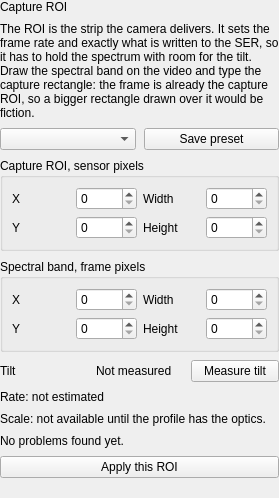
          <widget class="QWidget" name="roiPage">
           <layout class="QVBoxLayout" name="roiLayout">
            <property name="spacing">
             <number>8</number>
            </property>
            <property name="leftMargin">
             <number>0</number>
            </property>
            <property name="topMargin">
             <number>0</number>
            </property>
            <property name="rightMargin">
             <number>0</number>
            </property>
            <property name="bottomMargin">
             <number>0</number>
            </property>
            <item>
             <widget class="QLabel" name="roiTitle">
              <property name="role" stdset="0">
               <string>title</string>
              </property>
              <property name="text">
               <string>Capture ROI</string>
              </property>
             </widget>
            </item>
            <item>
             <widget class="QLabel" name="roiWhy">
              <property name="role" stdset="0">
               <string>hint</string>
              </property>
              <property name="wordWrap">
               <bool>true</bool>
              </property>
              <property name="text">
               <string>The ROI is the strip the camera delivers. It sets the frame rate and exactly what is written to the SER, so it has to hold the spectrum with room for the tilt. Draw the spectral band on the video and type the capture rectangle: the frame is already the capture ROI, so a bigger rectangle drawn over it would be fiction.</string>
              </property>
             </widget>
            </item>
            <item>
             <layout class="QHBoxLayout" name="roiPresetRow">
              <item>
               <widget class="QComboBox" name="roiPresetCombo">
                <property name="toolTip">
                 <string>A preset saved for this camera and optic. Applying it restores both rectangles at once.</string>
                </property>
               </widget>
              </item>
              <item>
               <widget class="QPushButton" name="roiSavePresetButton">
                <property name="text">
                 <string>Save preset</string>
                </property>
               </widget>
              </item>
             </layout>
            </item>
            <item>
             <widget class="QGroupBox" name="captureBox">
              <property name="title">
               <string>Capture ROI, sensor pixels</string>
              </property>
              <property name="toolTip">
               <string>The rectangle the camera reads out. Its width and height fix the frame rate and the SER size.</string>
              </property>
              <layout class="QGridLayout" name="captureLayout">
               <item row="0" column="0">
                <widget class="QLabel" name="capXCaption">
                 <property name="text">
                  <string>X</string>
                 </property>
                 <property name="toolTip">
                  <string>Left edge on the sensor, in binned pixels.</string>
                 </property>
                </widget>
               </item>
               <item row="0" column="1">
                <widget class="QSpinBox" name="capX">
                 <property name="maximum">
                  <number>20000</number>
                 </property>
                 <property name="toolTip">
                  <string>Left edge on the sensor, in binned pixels.</string>
                 </property>
                </widget>
               </item>
               <item row="0" column="2">
                <widget class="QLabel" name="capWCaption">
                 <property name="text">
                  <string>Width</string>
                 </property>
                </widget>
               </item>
               <item row="0" column="3">
                <widget class="QSpinBox" name="capW">
                 <property name="maximum">
                  <number>20000</number>
                 </property>
                 <property name="toolTip">
                  <string>Width of the delivered frame. Wider means a lower frame rate and a bigger SER.</string>
                 </property>
                </widget>
               </item>
               <item row="1" column="0">
                <widget class="QLabel" name="capYCaption">
                 <property name="text">
                  <string>Y</string>
                 </property>
                </widget>
               </item>
               <item row="1" column="1">
                <widget class="QSpinBox" name="capY">
                 <property name="maximum">
                  <number>20000</number>
                 </property>
                 <property name="toolTip">
                  <string>Top edge on the sensor, in binned pixels.</string>
                 </property>
                </widget>
               </item>
               <item row="1" column="2">
                <widget class="QLabel" name="capHCaption">
                 <property name="text">
                  <string>Height</string>
                 </property>
                </widget>
               </item>
               <item row="1" column="3">
                <widget class="QSpinBox" name="capH">
                 <property name="maximum">
                  <number>20000</number>
                 </property>
                 <property name="toolTip">
                  <string>Height of the delivered frame. It must hold the spectral band plus the tilt drift.</string>
                 </property>
                </widget>
               </item>
              </layout>
             </widget>
            </item>
            <item>
             <widget class="QGroupBox" name="bandBox">
              <property name="title">
               <string>Spectral band, frame pixels</string>
              </property>
              <property name="toolTip">
               <string>The useful strip of the dispersed spectrum inside the frame. If it does not fit, the order is clipped.</string>
              </property>
              <layout class="QGridLayout" name="bandLayout">
               <item row="0" column="0">
                <widget class="QLabel" name="bandXCaption">
                 <property name="text">
                  <string>X</string>
                 </property>
                </widget>
               </item>
               <item row="0" column="1">
                <widget class="QSpinBox" name="bandX">
                 <property name="maximum">
                  <number>20000</number>
                 </property>
                </widget>
               </item>
               <item row="0" column="2">
                <widget class="QLabel" name="bandWCaption">
                 <property name="text">
                  <string>Width</string>
                 </property>
                </widget>
               </item>
               <item row="0" column="3">
                <widget class="QSpinBox" name="bandW">
                 <property name="maximum">
                  <number>20000</number>
                 </property>
                </widget>
               </item>
               <item row="1" column="0">
                <widget class="QLabel" name="bandYCaption">
                 <property name="text">
                  <string>Y</string>
                 </property>
                </widget>
               </item>
               <item row="1" column="1">
                <widget class="QSpinBox" name="bandY">
                 <property name="maximum">
                  <number>20000</number>
                 </property>
                </widget>
               </item>
               <item row="1" column="2">
                <widget class="QLabel" name="bandHCaption">
                 <property name="text">
                  <string>Height</string>
                 </property>
                </widget>
               </item>
               <item row="1" column="3">
                <widget class="QSpinBox" name="bandH">
                 <property name="maximum">
                  <number>20000</number>
                 </property>
                </widget>
               </item>
              </layout>
             </widget>
            </item>
            <item>
             <layout class="QHBoxLayout" name="tiltRow">
              <item>
               <widget class="QLabel" name="tiltCaption">
                <property name="text">
                 <string>Tilt</string>
                </property>
               </widget>
              </item>
              <item>
               <widget class="QLabel" name="tiltValue">
                <property name="role" stdset="0">
                 <string>number</string>
                </property>
                <property name="text">
                 <string>Not measured</string>
                </property>
                <property name="toolTip">
                 <string>How far the spectral line leans across the frame, in degrees and in pixels of drift. A tilted line skews the reconstruction and needs a taller ROI.</string>
                </property>
               </widget>
              </item>
              <item>
               <widget class="QPushButton" name="roiMeasureButton">
                <property name="text">
                 <string>Measure tilt</string>
                </property>
                <property name="toolTip">
                 <string>Fits a line to the slit edge of the current frame. If the edge is not straight, the app says so instead of showing a number.</string>
                </property>
               </widget>
              </item>
             </layout>
            </item>
            <item>
             <widget class="QLabel" name="roiRateValue">
              <property name="role" stdset="0">
               <string>number</string>
              </property>
              <property name="text">
               <string>Rate: not estimated</string>
              </property>
              <property name="toolTip">
               <string>Estimated frames per second and data rate of this ROI. It must reach the target rate, or the scan will be too slow to finish before the Sun moves.</string>
              </property>
             </widget>
            </item>
            <item>
             <widget class="QLabel" name="roiScaleValue">
              <property name="role" stdset="0">
               <string>hint</string>
              </property>
              <property name="text">
               <string>Scale: not available until the profile has the optics.</string>
              </property>
              <property name="toolTip">
               <string>Arcseconds of sky per camera pixel, from the profile focal length and pixel size. It turns the ROI's pixels into sky: the tilt drift and the mosaic row step are measured with it.</string>
              </property>
             </widget>
            </item>
            <item>
             <widget class="QLabel" name="roiWarnings">
              <property name="role" stdset="0">
               <string>hint</string>
              </property>
              <property name="wordWrap">
               <bool>true</bool>
              </property>
              <property name="text">
               <string>No problems found yet.</string>
              </property>
             </widget>
            </item>
            <item>
             <widget class="QPushButton" name="roiApplyButton">
              <property name="primary" stdset="0">
               <bool>true</bool>
              </property>
              <property name="text">
               <string>Apply this ROI</string>
              </property>
              <property name="toolTip">
               <string>Sends the rectangles to the camera. The stream restarts with the new ROI; a recording in progress is closed cleanly first.</string>
              </property>
             </widget>
            </item>
            <item>
             <spacer name="roiSpacer">
              <property name="orientation">
               <enum>Qt::Vertical</enum>
              </property>
              <property name="sizeHint" stdset="0">
               <size>
                <width>20</width>
                <height>20</height>
               </size>
              </property>
             </spacer>
            </item>
           </layout>
          </widget>
